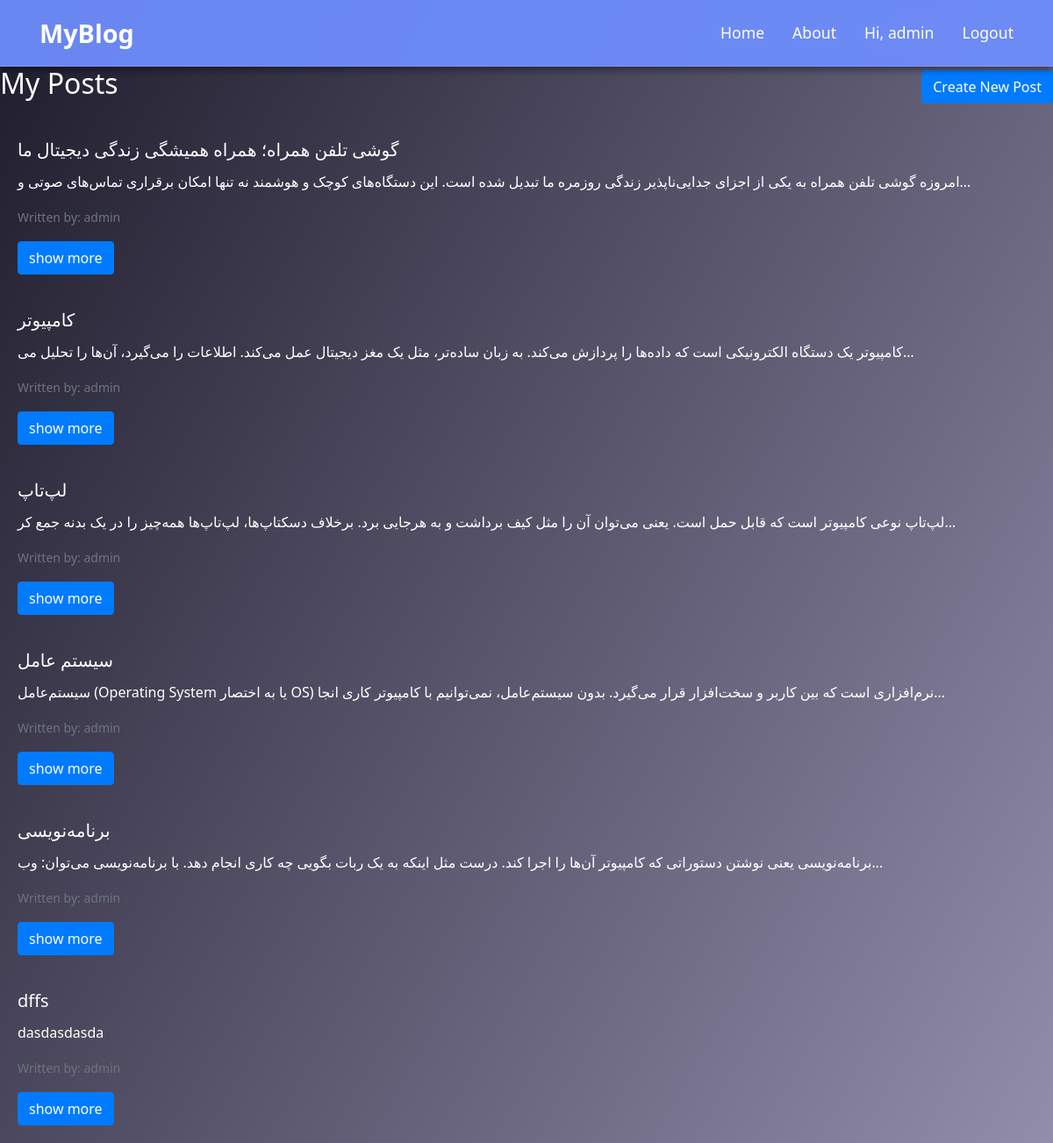
Screenshot of /my_post/ (signed in) with the database file from the repository.
### note/models.py (models this page shows, shortened)
class Note(models.Model):
    STATUS = (
        ("draft",'Draft'),
        ("published",'Published')
    )
    author = models.ForeignKey(User,on_delete=models.CASCADE ,related_name="blog_posts")
    slug = models.SlugField(max_length=250,unique_for_date="publish")
    title = models.CharField(max_length=250)
    body = models.TextField()
    publish = models.DateTimeField(default=timezone.now)
    created = models.DateTimeField(auto_now_add=True)
    updated = models.DateTimeField(auto_now=True)
    status = models.CharField(max_length=10,choices=STATUS,default="draft")
    published = PublishManager()
    objects = models.Manager()
    def get_absolute_url(self):
        return reverse("blog:post_detail",args=[self.publish.year,self.publish.month,self.publish.day,self.slug])
    class Meta:
        ordering = ("publish",)

### note/views.py (the view)
# urls.py: path("my_post/",views.show_my_post,name="my_post"),
def show_my_post(request):
    post = Note.published.all().filter(author=request.user)
    return render(request,"blog/post/my_post.html",{"post":post})

### note/models.py (called while the page is built)
    def get_queryset(self):
        return super(PublishManager,self).get_queryset().filter(status="published")

### template/blog/post/my_post.html
{% extends "base.html" %}
{% block content %}
  <div class="d-flex justify-content-between align-items-center mb-3">
    <h2>My Posts</h2>
    <a href="{% url 'blog:createpost' %}" class="btn btn-primary">Create New Post</a>
  </div>
  {% for post in post %}
  <div class="card-body">
      <h5 class="card-title">{{ post.title }}</h5>
      <p class="card-text">{{ post.body|truncatechars:150 }}</p>
      <p class="card-text"><small class="text-muted">Written by: {{ post.author }}</small></p>
      <a href="{{ post.get_absolute_url }}" class="btn btn-primary">show more</a>
  </div>
{% endfor %}
{% endblock content %}

### template/base.html (shortened to what this page needs)
<!DOCTYPE html>
{% load static %}
<html lang="en">
<head>
    <link rel="stylesheet" href="https://cdn.jsdelivr.net/npm/bootstrap@4.6.2/dist/css/bootstrap.min.css">
    <link rel="stylesheet" href="{% static 'css/static.css' %}">
</head>
<body>
    <nav class="custom-navbar">
        <div class="container">
          <a href="{% url 'blog:post_list' %}" class="logo">MyBlog</a>
          <ul class="nav-links">
            <li><a href="{% url 'blog:post_list' %}">Home</a></li>
            <li><a href="#">About</a></li>
            {% if user.is_authenticated %}
              <li><a href="{% url 'blog:my_post' %}">Hi, {{ user.username }}</a></li>
              <li><a href="{% url 'accounts:logout' %}">Logout</a></li>
            {% else %}
              <li><a href="{% url 'accounts:login' %}">Login</a></li>
            {% endif %}
          </ul>
        </div>
      </nav>
    {% block content %}
    {% endblock content %}
</body>
</html>

### static/css/static.css (style rules this page uses)
body { background: linear-gradient(120deg, #1f1c2c, #928dab); background-attachment: fixed; min-height: 100vh; margin: 0; padding: 0; font-family: "Segoe UI", Tahoma, Geneva, Verdana, sans-serif; color: #ffffff; }
.custom-navbar { background: rgba(110, 142, 251, 0.95); padding: 1rem 0; box-shadow: 0 4px 8px rgba(0,0,0,0.4); font-family: "Segoe UI", Tahoma, Geneva, Verdana, sans-serif; position: sticky; top: 0; z-index: 1000; backdrop-filter: saturate(180%) blur(10px); border-bottom: 1px solid rgba(255,255,255,0.1); }
.custom-navbar .container { display: flex; justify-content: space-between; align-items: center; }
.custom-navbar .logo { font-size: 1.8rem; color: white; font-weight: bold; text-decoration: none; }
.custom-navbar .nav-links { list-style: none; display: flex; margin: 0; padding: 0; }
.custom-navbar .nav-links li { margin-left: 2rem; }
.custom-navbar .nav-links a { color: white; text-decoration: none; font-size: 1.1rem; transition: color 0.3s ease; }

### rows the page displays
Note: title "گوشی تلفن همراه؛ همراه همیشگی زندگی دیجیتال ما", body "امروزه گوشی تلفن همراه به یکی از اجزای جدایی‌ناپذیر زندگی روزمره ما تبدیل شده است. این دستگاه‌های کوچک و هوشمند نه تنها امکان برقراری تماس‌های صوتی و…", author "admin"
Note: title "کامپیوتر", body "کامپیوتر یک دستگاه الکترونیکی است که داده‌ها را پردازش می‌کند. به زبان ساده‌تر، مثل یک مغز دیجیتال عمل می‌کند. اطلاعات را می‌گیرد، آن‌ها را تحلیل می‌…", author "admin"
Note: title "لپ‌تاپ", body "لپ‌تاپ نوعی کامپیوتر است که قابل حمل است. یعنی می‌توان آن را مثل کیف برداشت و به هرجایی برد. برخلاف دسکتاپ‌ها، لپ‌تاپ‌ها همه‌چیز را در یک بدنه جمع کر…", author "admin"
Note: title "سیستم عامل", body "سیستم‌عامل (Operating System یا به اختصار OS) نرم‌افزاری است که بین کاربر و سخت‌افزار قرار می‌گیرد. بدون سیستم‌عامل، نمی‌توانیم با کامپیوتر کاری انجا…", author "admin"
Note: title "برنامه‌نویسی", body "برنامه‌نویسی یعنی نوشتن دستوراتی که کامپیوتر آن‌ها را اجرا کند. درست مثل اینکه به یک ربات بگویی چه کاری انجام دهد. با برنامه‌نویسی می‌توان: وب‌…", author "admin"
Note: title "dffs", body "dasdasdasda", author "admin"

### other values shown
{{ user.username }} "admin"
